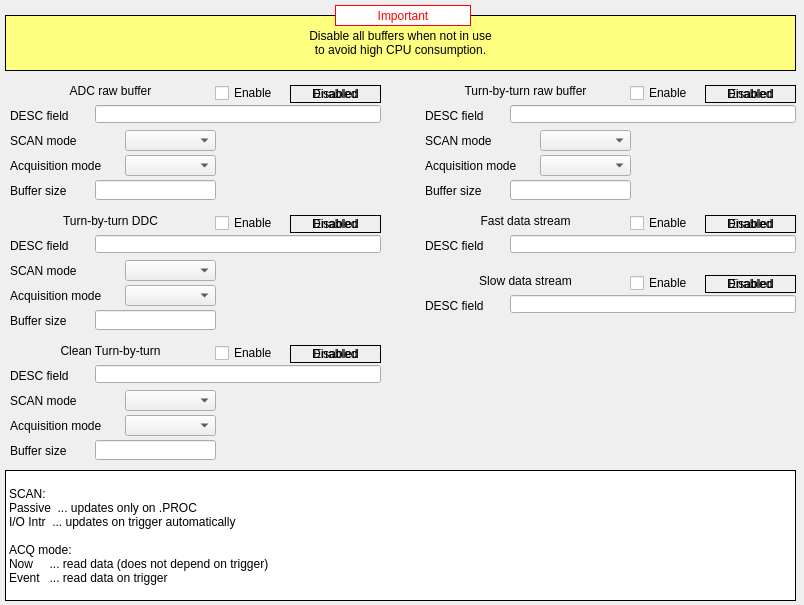
<?xml version="1.0" encoding="UTF-8"?>
<ui version="4.0">
 <class>MainWindow</class>
 <widget class="QMainWindow" name="MainWindow">
  <property name="geometry">
   <rect>
    <x>0</x>
    <y>0</y>
    <width>804</width>
    <height>605</height>
   </rect>
  </property>
  <property name="windowTitle">
   <string>MainWindow</string>
  </property>
  <property name="Title" stdset="0">
   <string>$(BPM): Acquisition settings</string>
  </property>
  <widget class="QWidget" name="centralwidget">
   <widget class="caLabel" name="label_26">
    <property name="geometry">
     <rect>
      <x>10</x>
      <y>80</y>
      <width>201</width>
      <height>21</height>
     </rect>
    </property>
    <property name="frameShape">
     <enum>QFrame::NoFrame</enum>
    </property>
    <property name="text">
     <string>ADC raw buffer</string>
    </property>
    <property name="alignment">
     <set>Qt::AlignCenter</set>
    </property>
    <property name="foreground">
     <color>
      <red>255</red>
      <green>255</green>
      <blue>255</blue>
     </color>
    </property>
    <property name="background">
     <color>
      <red>149</red>
      <green>161</green>
      <blue>175</blue>
     </color>
    </property>
   </widget>
   <widget class="caMenu" name="camenu_2">
    <property name="geometry">
     <rect>
      <x>125</x>
      <y>155</y>
      <width>91</width>
      <height>21</height>
     </rect>
    </property>
    <property name="channel" stdset="0">
     <string notr="true">$(BPM):adc.ACQM</string>
    </property>
   </widget>
   <widget class="caMenu" name="camenu">
    <property name="geometry">
     <rect>
      <x>125</x>
      <y>130</y>
      <width>91</width>
      <height>21</height>
     </rect>
    </property>
    <property name="channel" stdset="0">
     <string notr="true">$(BPM):adc.SCAN</string>
    </property>
   </widget>
   <widget class="QLabel" name="label">
    <property name="geometry">
     <rect>
      <x>10</x>
      <y>155</y>
      <width>106</width>
      <height>21</height>
     </rect>
    </property>
    <property name="font">
     <font>
      <pointsize>9</pointsize>
     </font>
    </property>
    <property name="text">
     <string>Acquisition mode</string>
    </property>
   </widget>
   <widget class="QLabel" name="label_2">
    <property name="geometry">
     <rect>
      <x>10</x>
      <y>130</y>
      <width>106</width>
      <height>21</height>
     </rect>
    </property>
    <property name="font">
     <font>
      <pointsize>9</pointsize>
     </font>
    </property>
    <property name="text">
     <string>SCAN mode</string>
    </property>
   </widget>
   <widget class="QLabel" name="label_19">
    <property name="geometry">
     <rect>
      <x>5</x>
      <y>15</y>
      <width>791</width>
      <height>56</height>
     </rect>
    </property>
    <property name="font">
     <font>
      <pointsize>9</pointsize>
     </font>
    </property>
    <property name="styleSheet">
     <string notr="true">background-color: rgb(255, 255, 127);
color: rgb(0, 0, 0);</string>
    </property>
    <property name="frameShape">
     <enum>QFrame::Box</enum>
    </property>
    <property name="text">
     <string>Disable all buffers when not in use
to avoid high CPU consumption.</string>
    </property>
    <property name="alignment">
     <set>Qt::AlignCenter</set>
    </property>
   </widget>
   <widget class="QLabel" name="label_20">
    <property name="geometry">
     <rect>
      <x>335</x>
      <y>5</y>
      <width>136</width>
      <height>21</height>
     </rect>
    </property>
    <property name="font">
     <font>
      <pointsize>9</pointsize>
     </font>
    </property>
    <property name="styleSheet">
     <string notr="true">color: rgb(255, 0, 0);
background-color: rgb(255, 255, 255);</string>
    </property>
    <property name="frameShape">
     <enum>QFrame::Box</enum>
    </property>
    <property name="text">
     <string>Important</string>
    </property>
    <property name="alignment">
     <set>Qt::AlignCenter</set>
    </property>
   </widget>
   <widget class="caLineEdit" name="calineedit">
    <property name="geometry">
     <rect>
      <x>95</x>
      <y>180</y>
      <width>121</width>
      <height>20</height>
     </rect>
    </property>
    <property name="font">
     <font>
      <family>Sans Serif</family>
      <pointsize>10</pointsize>
     </font>
    </property>
    <property name="alignment">
     <set>Qt::AlignCenter</set>
    </property>
    <property name="readOnly">
     <bool>true</bool>
    </property>
    <property name="channel" stdset="0">
     <string notr="true">$(BPM):adc.NGRP</string>
    </property>
    <property name="background">
     <color>
      <red>255</red>
      <green>255</green>
      <blue>255</blue>
     </color>
    </property>
    <property name="colorMode">
     <enum>caLineEdit::Static</enum>
    </property>
    <property name="frameLineWidth" stdset="0">
     <number>1</number>
    </property>
    <property name="fontScaleMode">
     <enum>caLineEdit::WidthAndHeight</enum>
    </property>
   </widget>
   <widget class="QLabel" name="label_3">
    <property name="geometry">
     <rect>
      <x>10</x>
      <y>180</y>
      <width>76</width>
      <height>21</height>
     </rect>
    </property>
    <property name="font">
     <font>
      <pointsize>9</pointsize>
     </font>
    </property>
    <property name="text">
     <string>Buffer size</string>
    </property>
   </widget>
   <widget class="caToggleButton" name="catogglebutton">
    <property name="geometry">
     <rect>
      <x>215</x>
      <y>85</y>
      <width>86</width>
      <height>16</height>
     </rect>
    </property>
    <property name="text">
     <string>Enable</string>
    </property>
    <property name="channel" stdset="0">
     <string notr="true">$(BPM):adc.SCAN</string>
    </property>
    <property name="colorMode">
     <enum>caToggleButton::Alarm</enum>
    </property>
    <property name="trueValue">
     <string>2</string>
    </property>
   </widget>
   <widget class="caLabel" name="calabel">
    <property name="geometry">
     <rect>
      <x>290</x>
      <y>85</y>
      <width>91</width>
      <height>18</height>
     </rect>
    </property>
    <property name="frameShape">
     <enum>QFrame::Box</enum>
    </property>
    <property name="text">
     <string>Enabled</string>
    </property>
    <property name="alignment">
     <set>Qt::AlignCenter</set>
    </property>
    <property name="foreground">
     <color>
      <red>255</red>
      <green>255</green>
      <blue>255</blue>
     </color>
    </property>
    <property name="background">
     <color>
      <red>255</red>
      <green>0</green>
      <blue>0</blue>
     </color>
    </property>
    <property name="visibility">
     <enum>caLabel::Calc</enum>
    </property>
    <property name="visibilityCalc">
     <string notr="true">A=2</string>
    </property>
    <property name="channel" stdset="0">
     <string notr="true">$(BPM):adc.SCAN</string>
    </property>
   </widget>
   <widget class="caLabel" name="calabel_2">
    <property name="geometry">
     <rect>
      <x>290</x>
      <y>85</y>
      <width>91</width>
      <height>18</height>
     </rect>
    </property>
    <property name="frameShape">
     <enum>QFrame::Box</enum>
    </property>
    <property name="text">
     <string>Disabled</string>
    </property>
    <property name="alignment">
     <set>Qt::AlignCenter</set>
    </property>
    <property name="background">
     <color>
      <red>0</red>
      <green>255</green>
      <blue>0</blue>
     </color>
    </property>
    <property name="visibility">
     <enum>caLabel::Calc</enum>
    </property>
    <property name="visibilityCalc">
     <string notr="true">A=0</string>
    </property>
    <property name="channel" stdset="0">
     <string notr="true">$(BPM):adc.SCAN</string>
    </property>
   </widget>
   <widget class="QLabel" name="label_21">
    <property name="geometry">
     <rect>
      <x>10</x>
      <y>105</y>
      <width>71</width>
      <height>21</height>
     </rect>
    </property>
    <property name="font">
     <font>
      <pointsize>9</pointsize>
     </font>
    </property>
    <property name="text">
     <string>DESC field</string>
    </property>
   </widget>
   <widget class="caLineEdit" name="calineedit_2">
    <property name="geometry">
     <rect>
      <x>95</x>
      <y>105</y>
      <width>286</width>
      <height>18</height>
     </rect>
    </property>
    <property name="channel" stdset="0">
     <string notr="true">$(BPM):adc.DESC</string>
    </property>
   </widget>
   <widget class="caLabel" name="calabel_3">
    <property name="geometry">
     <rect>
      <x>290</x>
      <y>215</y>
      <width>91</width>
      <height>18</height>
     </rect>
    </property>
    <property name="frameShape">
     <enum>QFrame::Box</enum>
    </property>
    <property name="text">
     <string>Enabled</string>
    </property>
    <property name="alignment">
     <set>Qt::AlignCenter</set>
    </property>
    <property name="foreground">
     <color>
      <red>255</red>
      <green>255</green>
      <blue>255</blue>
     </color>
    </property>
    <property name="background">
     <color>
      <red>255</red>
      <green>0</green>
      <blue>0</blue>
     </color>
    </property>
    <property name="visibility">
     <enum>caLabel::Calc</enum>
    </property>
    <property name="visibilityCalc">
     <string notr="true">A=2</string>
    </property>
    <property name="channel" stdset="0">
     <string notr="true">$(BPM):ddc_synth.SCAN</string>
    </property>
   </widget>
   <widget class="caMenu" name="camenu_13">
    <property name="geometry">
     <rect>
      <x>125</x>
      <y>260</y>
      <width>91</width>
      <height>21</height>
     </rect>
    </property>
    <property name="channel" stdset="0">
     <string notr="true">$(BPM):ddc_synth.SCAN</string>
    </property>
   </widget>
   <widget class="QLabel" name="label_22">
    <property name="geometry">
     <rect>
      <x>10</x>
      <y>310</y>
      <width>76</width>
      <height>21</height>
     </rect>
    </property>
    <property name="font">
     <font>
      <pointsize>9</pointsize>
     </font>
    </property>
    <property name="text">
     <string>Buffer size</string>
    </property>
   </widget>
   <widget class="caLabel" name="calabel_4">
    <property name="geometry">
     <rect>
      <x>290</x>
      <y>215</y>
      <width>91</width>
      <height>18</height>
     </rect>
    </property>
    <property name="frameShape">
     <enum>QFrame::Box</enum>
    </property>
    <property name="text">
     <string>Disabled</string>
    </property>
    <property name="alignment">
     <set>Qt::AlignCenter</set>
    </property>
    <property name="background">
     <color>
      <red>0</red>
      <green>255</green>
      <blue>0</blue>
     </color>
    </property>
    <property name="visibility">
     <enum>caLabel::Calc</enum>
    </property>
    <property name="visibilityCalc">
     <string notr="true">A=0</string>
    </property>
    <property name="channel" stdset="0">
     <string notr="true">$(BPM):ddc_synth.SCAN</string>
    </property>
   </widget>
   <widget class="QLabel" name="label_23">
    <property name="geometry">
     <rect>
      <x>10</x>
      <y>235</y>
      <width>71</width>
      <height>21</height>
     </rect>
    </property>
    <property name="font">
     <font>
      <pointsize>9</pointsize>
     </font>
    </property>
    <property name="text">
     <string>DESC field</string>
    </property>
   </widget>
   <widget class="caToggleButton" name="catogglebutton_2">
    <property name="geometry">
     <rect>
      <x>215</x>
      <y>215</y>
      <width>76</width>
      <height>16</height>
     </rect>
    </property>
    <property name="text">
     <string>Enable</string>
    </property>
    <property name="channel" stdset="0">
     <string notr="true">$(BPM):ddc_synth.SCAN</string>
    </property>
    <property name="colorMode">
     <enum>caToggleButton::Alarm</enum>
    </property>
    <property name="trueValue">
     <string>2</string>
    </property>
   </widget>
   <widget class="caLineEdit" name="calineedit_3">
    <property name="geometry">
     <rect>
      <x>95</x>
      <y>310</y>
      <width>121</width>
      <height>20</height>
     </rect>
    </property>
    <property name="font">
     <font>
      <family>Sans Serif</family>
      <pointsize>10</pointsize>
     </font>
    </property>
    <property name="alignment">
     <set>Qt::AlignCenter</set>
    </property>
    <property name="readOnly">
     <bool>true</bool>
    </property>
    <property name="channel" stdset="0">
     <string notr="true">$(BPM):ddc_synth.NGRP</string>
    </property>
    <property name="background">
     <color>
      <red>255</red>
      <green>255</green>
      <blue>255</blue>
     </color>
    </property>
    <property name="colorMode">
     <enum>caLineEdit::Static</enum>
    </property>
    <property name="frameLineWidth" stdset="0">
     <number>1</number>
    </property>
    <property name="fontScaleMode">
     <enum>caLineEdit::WidthAndHeight</enum>
    </property>
   </widget>
   <widget class="caLabel" name="label_32">
    <property name="geometry">
     <rect>
      <x>10</x>
      <y>210</y>
      <width>201</width>
      <height>21</height>
     </rect>
    </property>
    <property name="frameShape">
     <enum>QFrame::NoFrame</enum>
    </property>
    <property name="text">
     <string>Turn-by-turn DDC</string>
    </property>
    <property name="alignment">
     <set>Qt::AlignCenter</set>
    </property>
    <property name="foreground">
     <color>
      <red>255</red>
      <green>255</green>
      <blue>255</blue>
     </color>
    </property>
    <property name="background">
     <color>
      <red>149</red>
      <green>161</green>
      <blue>175</blue>
     </color>
    </property>
   </widget>
   <widget class="QLabel" name="label_24">
    <property name="geometry">
     <rect>
      <x>10</x>
      <y>260</y>
      <width>106</width>
      <height>21</height>
     </rect>
    </property>
    <property name="font">
     <font>
      <pointsize>9</pointsize>
     </font>
    </property>
    <property name="text">
     <string>SCAN mode</string>
    </property>
   </widget>
   <widget class="QLabel" name="label_25">
    <property name="geometry">
     <rect>
      <x>10</x>
      <y>285</y>
      <width>106</width>
      <height>21</height>
     </rect>
    </property>
    <property name="font">
     <font>
      <pointsize>9</pointsize>
     </font>
    </property>
    <property name="text">
     <string>Acquisition mode</string>
    </property>
   </widget>
   <widget class="caLineEdit" name="calineedit_4">
    <property name="geometry">
     <rect>
      <x>95</x>
      <y>235</y>
      <width>286</width>
      <height>18</height>
     </rect>
    </property>
    <property name="channel" stdset="0">
     <string notr="true">$(BPM):ddc_synth.DESC</string>
    </property>
   </widget>
   <widget class="caMenu" name="camenu_14">
    <property name="geometry">
     <rect>
      <x>125</x>
      <y>285</y>
      <width>91</width>
      <height>21</height>
     </rect>
    </property>
    <property name="channel" stdset="0">
     <string notr="true">$(BPM):ddc_synth.ACQM</string>
    </property>
   </widget>
   <widget class="QLabel" name="label_37">
    <property name="geometry">
     <rect>
      <x>10</x>
      <y>390</y>
      <width>106</width>
      <height>21</height>
     </rect>
    </property>
    <property name="font">
     <font>
      <pointsize>9</pointsize>
     </font>
    </property>
    <property name="text">
     <string>SCAN mode</string>
    </property>
   </widget>
   <widget class="caLabel" name="label_38">
    <property name="geometry">
     <rect>
      <x>10</x>
      <y>340</y>
      <width>201</width>
      <height>21</height>
     </rect>
    </property>
    <property name="frameShape">
     <enum>QFrame::NoFrame</enum>
    </property>
    <property name="text">
     <string>Clean Turn-by-turn</string>
    </property>
    <property name="alignment">
     <set>Qt::AlignCenter</set>
    </property>
    <property name="foreground">
     <color>
      <red>255</red>
      <green>255</green>
      <blue>255</blue>
     </color>
    </property>
    <property name="background">
     <color>
      <red>149</red>
      <green>161</green>
      <blue>175</blue>
     </color>
    </property>
   </widget>
   <widget class="QLabel" name="label_39">
    <property name="geometry">
     <rect>
      <x>10</x>
      <y>440</y>
      <width>76</width>
      <height>21</height>
     </rect>
    </property>
    <property name="font">
     <font>
      <pointsize>9</pointsize>
     </font>
    </property>
    <property name="text">
     <string>Buffer size</string>
    </property>
   </widget>
   <widget class="caMenu" name="camenu_17">
    <property name="geometry">
     <rect>
      <x>125</x>
      <y>415</y>
      <width>91</width>
      <height>21</height>
     </rect>
    </property>
    <property name="channel" stdset="0">
     <string notr="true">$(BPM):tdp_synth.ACQM</string>
    </property>
   </widget>
   <widget class="caMenu" name="camenu_18">
    <property name="geometry">
     <rect>
      <x>125</x>
      <y>390</y>
      <width>91</width>
      <height>21</height>
     </rect>
    </property>
    <property name="channel" stdset="0">
     <string notr="true">$(BPM):tdp_synth.SCAN</string>
    </property>
   </widget>
   <widget class="QLabel" name="label_40">
    <property name="geometry">
     <rect>
      <x>10</x>
      <y>365</y>
      <width>71</width>
      <height>21</height>
     </rect>
    </property>
    <property name="font">
     <font>
      <pointsize>9</pointsize>
     </font>
    </property>
    <property name="text">
     <string>DESC field</string>
    </property>
   </widget>
   <widget class="caToggleButton" name="catogglebutton_5">
    <property name="geometry">
     <rect>
      <x>215</x>
      <y>345</y>
      <width>71</width>
      <height>16</height>
     </rect>
    </property>
    <property name="text">
     <string>Enable</string>
    </property>
    <property name="channel" stdset="0">
     <string notr="true">$(BPM):tdp_synth.SCAN</string>
    </property>
    <property name="colorMode">
     <enum>caToggleButton::Alarm</enum>
    </property>
    <property name="trueValue">
     <string>2</string>
    </property>
   </widget>
   <widget class="caLabel" name="calabel_8">
    <property name="geometry">
     <rect>
      <x>290</x>
      <y>345</y>
      <width>91</width>
      <height>18</height>
     </rect>
    </property>
    <property name="frameShape">
     <enum>QFrame::Box</enum>
    </property>
    <property name="text">
     <string>Disabled</string>
    </property>
    <property name="alignment">
     <set>Qt::AlignCenter</set>
    </property>
    <property name="background">
     <color>
      <red>0</red>
      <green>255</green>
      <blue>0</blue>
     </color>
    </property>
    <property name="visibility">
     <enum>caLabel::Calc</enum>
    </property>
    <property name="visibilityCalc">
     <string notr="true">A=0</string>
    </property>
    <property name="channel" stdset="0">
     <string notr="true">$(BPM):tdp_synth.SCAN</string>
    </property>
   </widget>
   <widget class="caLineEdit" name="calineedit_9">
    <property name="geometry">
     <rect>
      <x>95</x>
      <y>365</y>
      <width>286</width>
      <height>18</height>
     </rect>
    </property>
    <property name="channel" stdset="0">
     <string notr="true">$(BPM):tdp_synth.DESC</string>
    </property>
   </widget>
   <widget class="caLineEdit" name="calineedit_10">
    <property name="geometry">
     <rect>
      <x>95</x>
      <y>440</y>
      <width>121</width>
      <height>20</height>
     </rect>
    </property>
    <property name="font">
     <font>
      <family>Sans Serif</family>
      <pointsize>10</pointsize>
     </font>
    </property>
    <property name="alignment">
     <set>Qt::AlignCenter</set>
    </property>
    <property name="readOnly">
     <bool>true</bool>
    </property>
    <property name="channel" stdset="0">
     <string notr="true">$(BPM):tdp_synth.NGRP</string>
    </property>
    <property name="background">
     <color>
      <red>255</red>
      <green>255</green>
      <blue>255</blue>
     </color>
    </property>
    <property name="colorMode">
     <enum>caLineEdit::Static</enum>
    </property>
    <property name="frameLineWidth" stdset="0">
     <number>1</number>
    </property>
    <property name="fontScaleMode">
     <enum>caLineEdit::WidthAndHeight</enum>
    </property>
   </widget>
   <widget class="QLabel" name="label_42">
    <property name="geometry">
     <rect>
      <x>10</x>
      <y>415</y>
      <width>106</width>
      <height>21</height>
     </rect>
    </property>
    <property name="font">
     <font>
      <pointsize>9</pointsize>
     </font>
    </property>
    <property name="text">
     <string>Acquisition mode</string>
    </property>
   </widget>
   <widget class="caLabel" name="calabel_10">
    <property name="geometry">
     <rect>
      <x>290</x>
      <y>345</y>
      <width>91</width>
      <height>18</height>
     </rect>
    </property>
    <property name="frameShape">
     <enum>QFrame::Box</enum>
    </property>
    <property name="text">
     <string>Enabled</string>
    </property>
    <property name="alignment">
     <set>Qt::AlignCenter</set>
    </property>
    <property name="foreground">
     <color>
      <red>255</red>
      <green>255</green>
      <blue>255</blue>
     </color>
    </property>
    <property name="background">
     <color>
      <red>255</red>
      <green>0</green>
      <blue>0</blue>
     </color>
    </property>
    <property name="visibility">
     <enum>caLabel::Calc</enum>
    </property>
    <property name="visibilityCalc">
     <string notr="true">A=2</string>
    </property>
    <property name="channel" stdset="0">
     <string notr="true">$(BPM):tdp_synth.SCAN</string>
    </property>
   </widget>
   <widget class="QLabel" name="label_29">
    <property name="geometry">
     <rect>
      <x>425</x>
      <y>105</y>
      <width>71</width>
      <height>21</height>
     </rect>
    </property>
    <property name="font">
     <font>
      <pointsize>9</pointsize>
     </font>
    </property>
    <property name="text">
     <string>DESC field</string>
    </property>
   </widget>
   <widget class="caLineEdit" name="calineedit_11">
    <property name="geometry">
     <rect>
      <x>510</x>
      <y>180</y>
      <width>121</width>
      <height>20</height>
     </rect>
    </property>
    <property name="font">
     <font>
      <family>Sans Serif</family>
      <pointsize>10</pointsize>
     </font>
    </property>
    <property name="alignment">
     <set>Qt::AlignCenter</set>
    </property>
    <property name="readOnly">
     <bool>true</bool>
    </property>
    <property name="channel" stdset="0">
     <string notr="true">$(BPM):ddc_raw.NGRP</string>
    </property>
    <property name="background">
     <color>
      <red>255</red>
      <green>255</green>
      <blue>255</blue>
     </color>
    </property>
    <property name="colorMode">
     <enum>caLineEdit::Static</enum>
    </property>
    <property name="frameLineWidth" stdset="0">
     <number>1</number>
    </property>
    <property name="fontScaleMode">
     <enum>caLineEdit::WidthAndHeight</enum>
    </property>
   </widget>
   <widget class="caLineEdit" name="calineedit_12">
    <property name="geometry">
     <rect>
      <x>510</x>
      <y>105</y>
      <width>286</width>
      <height>18</height>
     </rect>
    </property>
    <property name="channel" stdset="0">
     <string notr="true">$(BPM):ddc_raw.DESC</string>
    </property>
   </widget>
   <widget class="caMenu" name="camenu_21">
    <property name="geometry">
     <rect>
      <x>540</x>
      <y>155</y>
      <width>91</width>
      <height>21</height>
     </rect>
    </property>
    <property name="channel" stdset="0">
     <string notr="true">$(BPM):ddc_raw.ACQM</string>
    </property>
   </widget>
   <widget class="caToggleButton" name="catogglebutton_6">
    <property name="geometry">
     <rect>
      <x>630</x>
      <y>85</y>
      <width>76</width>
      <height>16</height>
     </rect>
    </property>
    <property name="text">
     <string>Enable</string>
    </property>
    <property name="channel" stdset="0">
     <string notr="true">$(BPM):ddc_raw.SCAN</string>
    </property>
    <property name="colorMode">
     <enum>caToggleButton::Alarm</enum>
    </property>
    <property name="trueValue">
     <string>2</string>
    </property>
   </widget>
   <widget class="caLabel" name="label_46">
    <property name="geometry">
     <rect>
      <x>425</x>
      <y>80</y>
      <width>201</width>
      <height>21</height>
     </rect>
    </property>
    <property name="frameShape">
     <enum>QFrame::NoFrame</enum>
    </property>
    <property name="text">
     <string>Turn-by-turn raw buffer</string>
    </property>
    <property name="alignment">
     <set>Qt::AlignCenter</set>
    </property>
    <property name="foreground">
     <color>
      <red>255</red>
      <green>255</green>
      <blue>255</blue>
     </color>
    </property>
    <property name="background">
     <color>
      <red>149</red>
      <green>161</green>
      <blue>175</blue>
     </color>
    </property>
   </widget>
   <widget class="QLabel" name="label_30">
    <property name="geometry">
     <rect>
      <x>425</x>
      <y>180</y>
      <width>76</width>
      <height>21</height>
     </rect>
    </property>
    <property name="font">
     <font>
      <pointsize>9</pointsize>
     </font>
    </property>
    <property name="text">
     <string>Buffer size</string>
    </property>
   </widget>
   <widget class="caLabel" name="calabel_11">
    <property name="geometry">
     <rect>
      <x>705</x>
      <y>85</y>
      <width>91</width>
      <height>18</height>
     </rect>
    </property>
    <property name="frameShape">
     <enum>QFrame::Box</enum>
    </property>
    <property name="text">
     <string>Enabled</string>
    </property>
    <property name="alignment">
     <set>Qt::AlignCenter</set>
    </property>
    <property name="foreground">
     <color>
      <red>255</red>
      <green>255</green>
      <blue>255</blue>
     </color>
    </property>
    <property name="background">
     <color>
      <red>255</red>
      <green>0</green>
      <blue>0</blue>
     </color>
    </property>
    <property name="visibility">
     <enum>caLabel::Calc</enum>
    </property>
    <property name="visibilityCalc">
     <string notr="true">A=2</string>
    </property>
    <property name="channel" stdset="0">
     <string notr="true">$(BPM):ddc_raw.SCAN</string>
    </property>
   </widget>
   <widget class="caMenu" name="camenu_22">
    <property name="geometry">
     <rect>
      <x>540</x>
      <y>130</y>
      <width>91</width>
      <height>21</height>
     </rect>
    </property>
    <property name="channel" stdset="0">
     <string notr="true">$(BPM):ddc_raw.SCAN</string>
    </property>
   </widget>
   <widget class="caLabel" name="calabel_12">
    <property name="geometry">
     <rect>
      <x>705</x>
      <y>85</y>
      <width>91</width>
      <height>18</height>
     </rect>
    </property>
    <property name="frameShape">
     <enum>QFrame::Box</enum>
    </property>
    <property name="text">
     <string>Disabled</string>
    </property>
    <property name="alignment">
     <set>Qt::AlignCenter</set>
    </property>
    <property name="background">
     <color>
      <red>0</red>
      <green>255</green>
      <blue>0</blue>
     </color>
    </property>
    <property name="visibility">
     <enum>caLabel::Calc</enum>
    </property>
    <property name="visibilityCalc">
     <string notr="true">A=0</string>
    </property>
    <property name="channel" stdset="0">
     <string notr="true">$(BPM):ddc_raw.SCAN</string>
    </property>
   </widget>
   <widget class="QLabel" name="label_31">
    <property name="geometry">
     <rect>
      <x>425</x>
      <y>155</y>
      <width>106</width>
      <height>21</height>
     </rect>
    </property>
    <property name="font">
     <font>
      <pointsize>9</pointsize>
     </font>
    </property>
    <property name="text">
     <string>Acquisition mode</string>
    </property>
   </widget>
   <widget class="QLabel" name="label_47">
    <property name="geometry">
     <rect>
      <x>425</x>
      <y>130</y>
      <width>106</width>
      <height>21</height>
     </rect>
    </property>
    <property name="font">
     <font>
      <pointsize>9</pointsize>
     </font>
    </property>
    <property name="text">
     <string>SCAN mode</string>
    </property>
   </widget>
   <widget class="caLabel" name="label_48">
    <property name="geometry">
     <rect>
      <x>425</x>
      <y>210</y>
      <width>201</width>
      <height>21</height>
     </rect>
    </property>
    <property name="frameShape">
     <enum>QFrame::NoFrame</enum>
    </property>
    <property name="text">
     <string>Fast data stream</string>
    </property>
    <property name="alignment">
     <set>Qt::AlignCenter</set>
    </property>
    <property name="foreground">
     <color>
      <red>255</red>
      <green>255</green>
      <blue>255</blue>
     </color>
    </property>
    <property name="background">
     <color>
      <red>149</red>
      <green>161</green>
      <blue>175</blue>
     </color>
    </property>
   </widget>
   <widget class="caToggleButton" name="catogglebutton_7">
    <property name="geometry">
     <rect>
      <x>630</x>
      <y>215</y>
      <width>71</width>
      <height>16</height>
     </rect>
    </property>
    <property name="text">
     <string>Enable</string>
    </property>
    <property name="channel" stdset="0">
     <string notr="true">$(BPM):fa.SCAN</string>
    </property>
    <property name="colorMode">
     <enum>caToggleButton::Alarm</enum>
    </property>
    <property name="trueValue">
     <string>2</string>
    </property>
   </widget>
   <widget class="caLineEdit" name="calineedit_13">
    <property name="geometry">
     <rect>
      <x>510</x>
      <y>235</y>
      <width>286</width>
      <height>18</height>
     </rect>
    </property>
    <property name="channel" stdset="0">
     <string notr="true">$(BPM):fa.DESC</string>
    </property>
   </widget>
   <widget class="QLabel" name="label_49">
    <property name="geometry">
     <rect>
      <x>425</x>
      <y>235</y>
      <width>71</width>
      <height>21</height>
     </rect>
    </property>
    <property name="font">
     <font>
      <pointsize>9</pointsize>
     </font>
    </property>
    <property name="text">
     <string>DESC field</string>
    </property>
   </widget>
   <widget class="caLabel" name="calabel_13">
    <property name="geometry">
     <rect>
      <x>705</x>
      <y>215</y>
      <width>91</width>
      <height>18</height>
     </rect>
    </property>
    <property name="frameShape">
     <enum>QFrame::Box</enum>
    </property>
    <property name="text">
     <string>Enabled</string>
    </property>
    <property name="alignment">
     <set>Qt::AlignCenter</set>
    </property>
    <property name="foreground">
     <color>
      <red>255</red>
      <green>255</green>
      <blue>255</blue>
     </color>
    </property>
    <property name="background">
     <color>
      <red>255</red>
      <green>0</green>
      <blue>0</blue>
     </color>
    </property>
    <property name="visibility">
     <enum>caLabel::Calc</enum>
    </property>
    <property name="visibilityCalc">
     <string notr="true">A=2</string>
    </property>
    <property name="channel" stdset="0">
     <string notr="true">$(BPM):fa.SCAN</string>
    </property>
   </widget>
   <widget class="caLabel" name="calabel_14">
    <property name="geometry">
     <rect>
      <x>705</x>
      <y>215</y>
      <width>91</width>
      <height>18</height>
     </rect>
    </property>
    <property name="frameShape">
     <enum>QFrame::Box</enum>
    </property>
    <property name="text">
     <string>Disabled</string>
    </property>
    <property name="alignment">
     <set>Qt::AlignCenter</set>
    </property>
    <property name="background">
     <color>
      <red>0</red>
      <green>255</green>
      <blue>0</blue>
     </color>
    </property>
    <property name="visibility">
     <enum>caLabel::Calc</enum>
    </property>
    <property name="visibilityCalc">
     <string notr="true">A=0</string>
    </property>
    <property name="channel" stdset="0">
     <string notr="true">$(BPM):fa.SCAN</string>
    </property>
   </widget>
   <widget class="caLineEdit" name="calineedit_14">
    <property name="geometry">
     <rect>
      <x>510</x>
      <y>295</y>
      <width>286</width>
      <height>18</height>
     </rect>
    </property>
    <property name="channel" stdset="0">
     <string notr="true">$(BPM):sa.DESC</string>
    </property>
   </widget>
   <widget class="caLabel" name="calabel_15">
    <property name="geometry">
     <rect>
      <x>705</x>
      <y>275</y>
      <width>91</width>
      <height>18</height>
     </rect>
    </property>
    <property name="frameShape">
     <enum>QFrame::Box</enum>
    </property>
    <property name="text">
     <string>Disabled</string>
    </property>
    <property name="alignment">
     <set>Qt::AlignCenter</set>
    </property>
    <property name="background">
     <color>
      <red>0</red>
      <green>255</green>
      <blue>0</blue>
     </color>
    </property>
    <property name="visibility">
     <enum>caLabel::Calc</enum>
    </property>
    <property name="visibilityCalc">
     <string notr="true">A=0</string>
    </property>
    <property name="channel" stdset="0">
     <string notr="true">$(BPM):sa.SCAN</string>
    </property>
   </widget>
   <widget class="caLabel" name="calabel_16">
    <property name="geometry">
     <rect>
      <x>705</x>
      <y>275</y>
      <width>91</width>
      <height>18</height>
     </rect>
    </property>
    <property name="frameShape">
     <enum>QFrame::Box</enum>
    </property>
    <property name="text">
     <string>Enabled</string>
    </property>
    <property name="alignment">
     <set>Qt::AlignCenter</set>
    </property>
    <property name="foreground">
     <color>
      <red>255</red>
      <green>255</green>
      <blue>255</blue>
     </color>
    </property>
    <property name="background">
     <color>
      <red>255</red>
      <green>0</green>
      <blue>0</blue>
     </color>
    </property>
    <property name="visibility">
     <enum>caLabel::Calc</enum>
    </property>
    <property name="visibilityCalc">
     <string notr="true">A=2</string>
    </property>
    <property name="channel" stdset="0">
     <string notr="true">$(BPM):sa.SCAN</string>
    </property>
   </widget>
   <widget class="caLabel" name="label_50">
    <property name="geometry">
     <rect>
      <x>425</x>
      <y>270</y>
      <width>201</width>
      <height>21</height>
     </rect>
    </property>
    <property name="frameShape">
     <enum>QFrame::NoFrame</enum>
    </property>
    <property name="text">
     <string>Slow data stream</string>
    </property>
    <property name="alignment">
     <set>Qt::AlignCenter</set>
    </property>
    <property name="foreground">
     <color>
      <red>255</red>
      <green>255</green>
      <blue>255</blue>
     </color>
    </property>
    <property name="background">
     <color>
      <red>149</red>
      <green>161</green>
      <blue>175</blue>
     </color>
    </property>
   </widget>
   <widget class="QLabel" name="label_51">
    <property name="geometry">
     <rect>
      <x>425</x>
      <y>295</y>
      <width>71</width>
      <height>21</height>
     </rect>
    </property>
    <property name="font">
     <font>
      <pointsize>9</pointsize>
     </font>
    </property>
    <property name="text">
     <string>DESC field</string>
    </property>
   </widget>
   <widget class="caToggleButton" name="catogglebutton_8">
    <property name="geometry">
     <rect>
      <x>630</x>
      <y>275</y>
      <width>71</width>
      <height>16</height>
     </rect>
    </property>
    <property name="text">
     <string>Enable</string>
    </property>
    <property name="channel" stdset="0">
     <string notr="true">$(BPM):sa.SCAN</string>
    </property>
    <property name="colorMode">
     <enum>caToggleButton::Alarm</enum>
    </property>
    <property name="trueValue">
     <string>2</string>
    </property>
   </widget>
   <widget class="QLabel" name="label_52">
    <property name="geometry">
     <rect>
      <x>5</x>
      <y>470</y>
      <width>791</width>
      <height>131</height>
     </rect>
    </property>
    <property name="font">
     <font>
      <pointsize>9</pointsize>
     </font>
    </property>
    <property name="styleSheet">
     <string notr="true">background-color: rgb(255, 255, 255);
color: rgb(0, 0, 0);</string>
    </property>
    <property name="frameShape">
     <enum>QFrame::Box</enum>
    </property>
    <property name="text">
     <string>SCAN:
Passive  ... updates only on .PROC
I/O Intr  ... updates on trigger automatically

ACQ mode:
Now     ... read data (does not depend on trigger)
Event   ... read data on trigger</string>
    </property>
    <property name="alignment">
     <set>Qt::AlignLeading|Qt::AlignLeft|Qt::AlignVCenter</set>
    </property>
   </widget>
  </widget>
 </widget>
 <customwidgets>
  <customwidget>
   <class>caMenu</class>
   <extends>QComboBox</extends>
   <header>caMenu</header>
  </customwidget>
  <customwidget>
   <class>caToggleButton</class>
   <extends>QCheckBox</extends>
   <header>caToggleButton</header>
  </customwidget>
  <customwidget>
   <class>caLabel</class>
   <extends>QLabel</extends>
   <header>caLabel</header>
  </customwidget>
  <customwidget>
   <class>caLineEdit</class>
   <extends>QLineEdit</extends>
   <header>caLineEdit</header>
  </customwidget>
 </customwidgets>
 <resources/>
 <connections/>
</ui>
